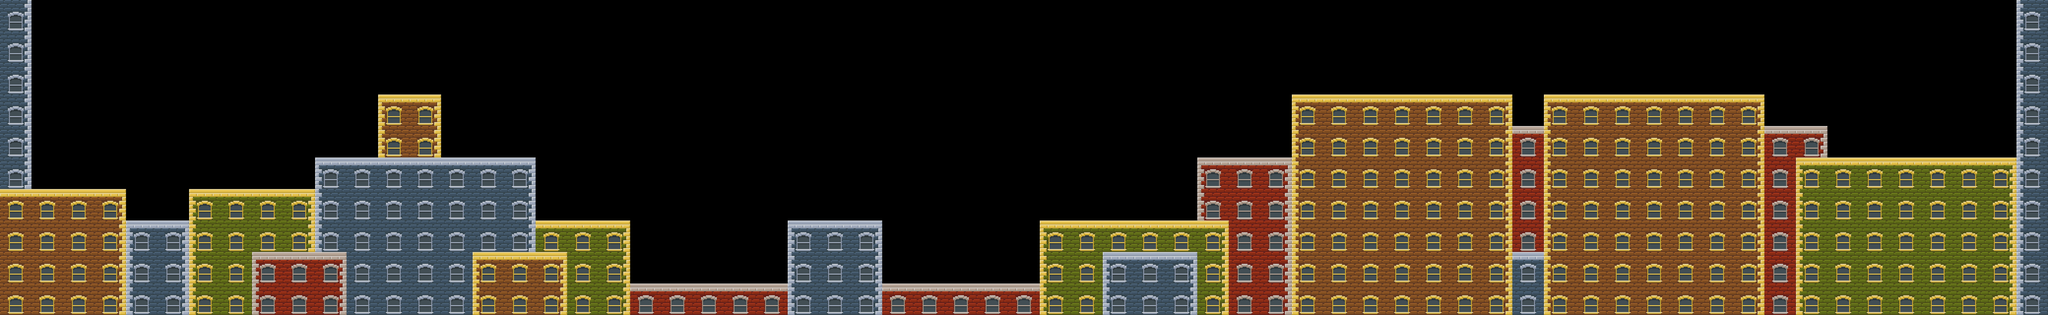

Rendered tile map (Tiled .tmx) drawn with the repository's tilesets; below, a short description and the map source with its tile grids summarised:
An orthogonal 65x10 tile map with 96x96 px tiles, 1 tile layer (Tile Layer 1).

<map version="1.0" orientation="orthogonal" width="65" height="10" tilewidth="96" tileheight="96">
 <tileset firstgid="1" name="buildings" tilewidth="96" tileheight="96">
  <image source="../images/buildings.png" width="576" height="384" />
 </tileset>
 <layer name="Tile Layer 1" width="65" height="10">
  <data>[650 cells, 297 non-empty, 24 distinct tile ids]</data>
 </layer>
</map>